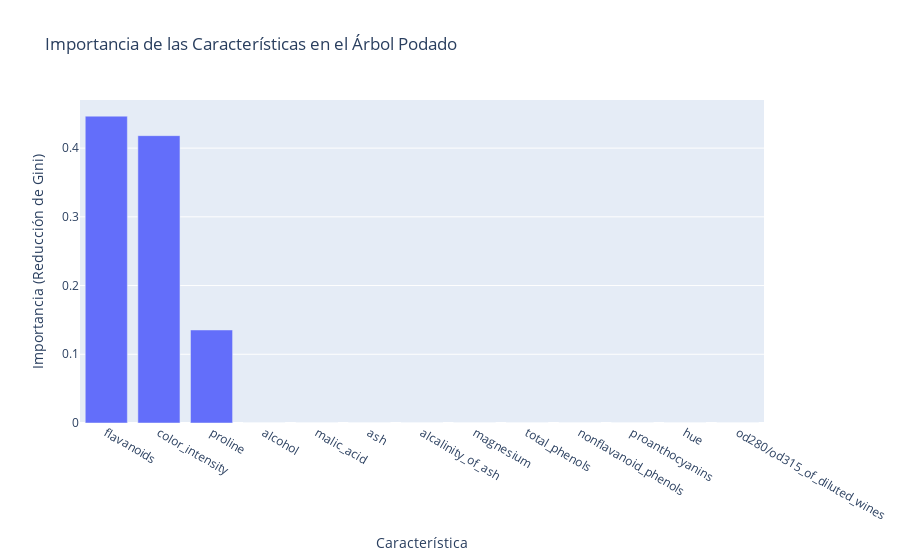

This figure's notebook cell:
### Code cell
# ======================================================================================================================================
#
# CARACTERÍSTICAS MÁS IMPORTANTES
#
importances_vinos = pd.DataFrame({
    'feature': X_train_vinos.columns,
    'importance': tree_pruned_vinos.feature_importances_
}).sort_values('importance', ascending=False)
fig_vinos = px.bar(
    importances_vinos,
    x='feature',
    y='importance',
    title='Importancia de las Características en el Árbol Podado',
    labels={'feature': 'Característica', 'importance': 'Importancia (Reducción de Gini)'}
)
fig_vinos.show()

### Figure 1 — Plotly figure (JSON) as saved in the notebook; plotly's stock layout.template omitted (floating-point values rounded to 4 significant figures)
{"data": [{"hovertemplate": "Característica=%{x}<br>Importancia (Reducción de Gini)=%{y}<extra></extra>", "legendgroup": "", "marker": {"color": "#636efa", "pattern": {"shape": ""}}, "name": "", "orientation": "v", "showlegend": false, "textposition": "auto", "type": "bar", "x": ["flavanoids", "color_intensity", "proline", "alcohol", "malic_acid", "ash", "alcalinity_of_ash", "magnesium", "total_phenols", "nonflavanoid_phenols", "proanthocyanins", "hue", "od280/od315_of_diluted_wines"], "xaxis": "x", "y": [0.4465, 0.4181, 0.1354, 0.0, 0.0, 0.0, 0.0, 0.0, 0.0, 0.0, 0.0, 0.0, 0.0], "yaxis": "y"}], "layout": {"barmode": "relative", "legend": {"tracegroupgap": 0}, "title": {"text": "Importancia de las Características en el Árbol Podado"}, "xaxis": {"anchor": "y", "domain": [0, 1], "title": {"text": "Característica"}}, "yaxis": {"anchor": "x", "domain": [0, 1], "title": {"text": "Importancia (Reducción de Gini)"}}}}
